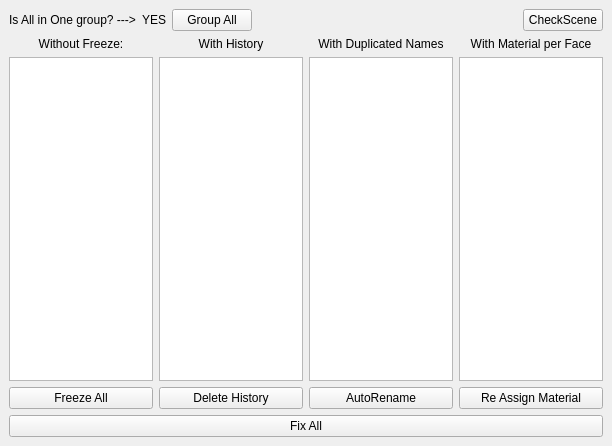
<?xml version="1.0" encoding="UTF-8"?>
<ui version="4.0">
 <class>MainWindow</class>
 <widget class="QMainWindow" name="MainWindow">
  <property name="geometry">
   <rect>
    <x>0</x>
    <y>0</y>
    <width>612</width>
    <height>446</height>
   </rect>
  </property>
  <property name="windowTitle">
   <string>Moleling Scene Check</string>
  </property>
  <widget class="QWidget" name="centralwidget">
   <layout class="QVBoxLayout" name="verticalLayout_5">
    <item>
     <layout class="QHBoxLayout" name="horizontalLayout_2">
      <item>
       <widget class="QLabel" name="label">
        <property name="text">
         <string>Is All in One group? ---&gt;</string>
        </property>
       </widget>
      </item>
      <item>
       <widget class="QLabel" name="allInOneGrp_lbl">
        <property name="text">
         <string>YES</string>
        </property>
       </widget>
      </item>
      <item>
       <widget class="QPushButton" name="groupAll_btn">
        <property name="text">
         <string>Group All</string>
        </property>
       </widget>
      </item>
      <item>
       <spacer name="horizontalSpacer">
        <property name="orientation">
         <enum>Qt::Horizontal</enum>
        </property>
        <property name="sizeHint" stdset="0">
         <size>
          <width>40</width>
          <height>20</height>
         </size>
        </property>
       </spacer>
      </item>
      <item>
       <widget class="QPushButton" name="check_btn">
        <property name="text">
         <string>CheckScene</string>
        </property>
       </widget>
      </item>
     </layout>
    </item>
    <item>
     <layout class="QHBoxLayout" name="horizontalLayout">
      <item>
       <layout class="QVBoxLayout" name="verticalLayout">
        <item>
         <widget class="QLabel" name="label_2">
          <property name="text">
           <string>Without Freeze:</string>
          </property>
          <property name="alignment">
           <set>Qt::AlignCenter</set>
          </property>
         </widget>
        </item>
        <item>
         <widget class="QListWidget" name="withoutFreeze_lw"/>
        </item>
        <item>
         <widget class="QPushButton" name="freezeAll_btn">
          <property name="text">
           <string>Freeze All</string>
          </property>
         </widget>
        </item>
       </layout>
      </item>
      <item>
       <layout class="QVBoxLayout" name="verticalLayout_2">
        <item>
         <widget class="QLabel" name="label_3">
          <property name="text">
           <string>With History</string>
          </property>
          <property name="alignment">
           <set>Qt::AlignCenter</set>
          </property>
         </widget>
        </item>
        <item>
         <widget class="QListWidget" name="withHistory_lw"/>
        </item>
        <item>
         <widget class="QPushButton" name="deleteHistory_btn">
          <property name="text">
           <string>Delete History</string>
          </property>
         </widget>
        </item>
       </layout>
      </item>
      <item>
       <layout class="QVBoxLayout" name="verticalLayout_3">
        <item>
         <widget class="QLabel" name="label_4">
          <property name="text">
           <string>With Duplicated Names</string>
          </property>
          <property name="alignment">
           <set>Qt::AlignCenter</set>
          </property>
         </widget>
        </item>
        <item>
         <widget class="QListWidget" name="withDuplicatedNames_lw"/>
        </item>
        <item>
         <widget class="QPushButton" name="autoRename_btn">
          <property name="text">
           <string>AutoRename</string>
          </property>
         </widget>
        </item>
       </layout>
      </item>
      <item>
       <layout class="QVBoxLayout" name="verticalLayout_4">
        <item>
         <widget class="QLabel" name="label_5">
          <property name="text">
           <string>With Material per Face</string>
          </property>
          <property name="alignment">
           <set>Qt::AlignCenter</set>
          </property>
         </widget>
        </item>
        <item>
         <widget class="QListWidget" name="withMaterialPerFace_lw"/>
        </item>
        <item>
         <widget class="QPushButton" name="reAssignMaterial_btn">
          <property name="text">
           <string>Re Assign Material</string>
          </property>
         </widget>
        </item>
       </layout>
      </item>
     </layout>
    </item>
    <item>
     <widget class="QPushButton" name="fixAll_btn">
      <property name="text">
       <string>Fix All</string>
      </property>
     </widget>
    </item>
   </layout>
  </widget>
 </widget>
 <resources/>
 <connections/>
</ui>
